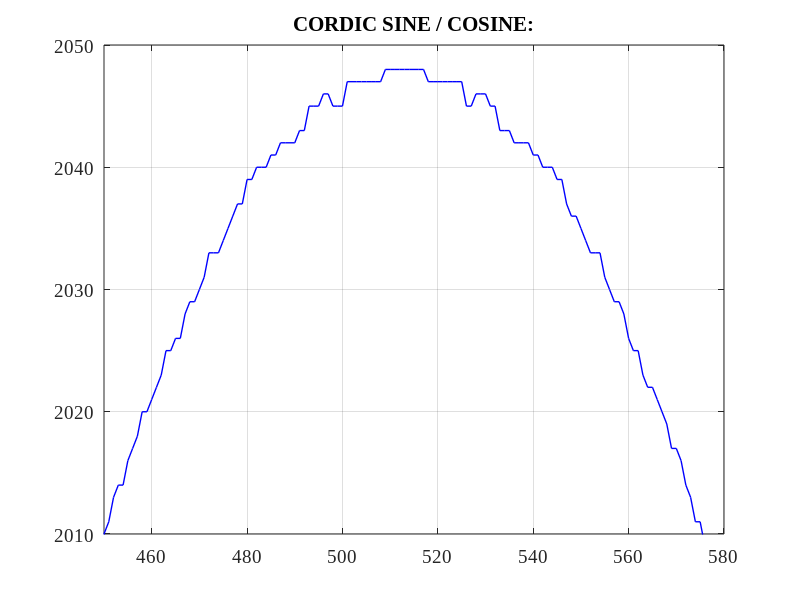

Here is the MATLAB script that generated this plot:
%% -------------------------------------------------------------------------- %%
%
% Title       : cordic_main.m
% Author      : Alexander Kapitanov	
% Company     : Insys
% E-mail      : sallador@bk.ru 
% Version     : 1.0	 
%
set(0, 'DefaultAxesFontSize', 14, 'DefaultAxesFontName', 'Times New Roman');
set(0, 'DefaultTextFontSize', 14, 'DefaultTextFontName', 'Times New Roman'); 

clear all;
close all;

% Set: Phase vector size (phase - is a bit-vector)
NPHI = 11;
% Set: Gain of signal (output width in HDL)
NOUT = 12;
%GAIN = 2^(NOUT-1)/1.6467;
GAIN = 2^(NOUT-1)/1.6467;



% ---- Calculate angles and create Look up table for ATAN -------------------- %
Angle(:,1) = round( atan(2.^(-(0:NOUT))) .* (2^(NOUT)/pi ) );
Angle(length(Angle),1) = 0;

Angle_Int = int32(Angle);
Angle_Hex = dec2hex(Angle_Int);

Magn = prod(sqrt(1+2.^(-2*(0:(NOUT)))));
% ---- Calculate quadrant from input phase ----------------------------------- %
function quad_out = find_quad(Phase, PHI, NDAT)
  z_ret = 0; r_ret = 0;
  
  if ((Phase > 0) && (Phase < 2^(PHI-1)/2)) % MSBs: "00" in HDL 
    z_ret = Phase;
  elseif ((Phase > 2^(PHI-1)/2-1) && (Phase < 2^(PHI-1))) % MSBs: "01" in HDL
    z_ret = Phase - 2^(PHI-1);
    r_ret = 1;
  elseif ((Phase > -2^(PHI-1)-1) && (Phase < -2^(PHI-1)/2)) % MSBs: "11" in HDL 
    z_ret = Phase + 2^(PHI-1);
    r_ret = 1;
  else % MSBs: "10" in HDL 
    z_ret = Phase;
  endif
  z_ret = round(z_ret * 2^(NDAT-PHI+1));
  quad_out(1,1) = int32(z_ret);
  quad_out(1,2) = int32(r_ret);
end

% ---- Calculate sin / cos values -------------------------------------------- %
function harmonic_out = find_wave(Data, Rot, LutAtan, Len, Phi)
%  sig_ret = double(Data);
  sig_ret = Data;
  cos_ret = 2^(Len-1);
  sin_ret = 0;
  
  for ii = 0:Len
    if (sig_ret < 0)
      sig_ret = sig_ret + LutAtan(ii+1);
      cos_new = cos_ret + round(sin_ret * 2^(-ii));
      sin_new = sin_ret - round(cos_ret * 2^(-ii));
%      sig_ret = sig_ret + 2^(Phi-3) * atan(2^-ii) / pi;      
    else
      sig_ret = sig_ret - LutAtan(ii+1);
      cos_new = cos_ret - round(sin_ret * 2^(-ii));
      sin_new = sin_ret + round(cos_ret * 2^(-ii)); 
%      sig_ret = sig_ret - 2^(Phi-3) * atan(2^-ii) / pi;     
    endif
    cos_ret = cos_new;
    sin_ret = sin_new;
  endfor
  
  if (Rot == 1)
		cos_ret = -cos_ret;
		sin_ret = -sin_ret;  
  end
  
  
  harmonic_out(1,1) = round(cos_ret / 1.6467);
  harmonic_out(1,2) = round(sin_ret / 1.6467);
end

% ---- Create phase vector and calculate sin / cos --------------------------- % 

phi_ii = -2^(NPHI-1) : 1 : 2^(NPHI-1)-1;
phi_1 = -2^(NPHI-1) : 1 : -1;
phi_2 = 0 : 1 : 2^(NPHI-1)-1;

phi_ii = [phi_2 phi_1];

for ii = 1:length(phi_ii)
  phi_out(ii,:) = find_quad(phi_ii(1,ii), NPHI, NOUT);
  sig_out(ii,:) = find_wave(phi_out(ii,1), phi_out(ii,2), Angle, NOUT, NPHI);
endfor

%PhX = phi_out(:,1);
%PhY = phi_out(:,2);
PhZ = phi_out(:,1);
ReSig = sig_out(:,1);
ImSig = sig_out(:,2);

max(abs(ReSig))



% ---- Calculate spectrum for CORDIC sine / cosine --------------------------- % 
%Spec_Re = fft(ReSig, 2^(NPHI)); 
%Spec_Im = fft(ImSig, 2^(NPHI)); 
Spec_Re = fft(ReSig + 0.1 * randn(size(ReSig)), length(phi_ii)); 
Spec_Im = fft(ImSig + 0.1 * randn(size(ImSig)), length(phi_ii));
Spec_Re = Spec_Re .* conj(Spec_Re);
Spec_Im = Spec_Im .* conj(Spec_Im);

Spec_Re = fftshift(Spec_Re); 
Spec_Im = fftshift(Spec_Im);

Sabs_Re = Spec_Re / max(Spec_Re);
Sabs_Im = Spec_Im / max(Spec_Im);

Slog_Re = 10*log10(Sabs_Re);
Slog_Im = 10*log10(Sabs_Im);


% ---- Calculate ideal values of sine / cosine ------------------------------- % 
Id_sin(:,1) = round(2^(NOUT-1) * sin( ( 0: 2^NPHI-1 ) .* 2*pi/(2^NPHI)));
Id_cos(:,1) = round(2^(NOUT-1) * cos( ( 0: 2^NPHI-1 ) .* 2*pi/(2^NPHI)));

Id_sin(:,1) = Id_sin + 1 * randn(size(Id_sin));
Id_cos(:,1) = Id_cos + 1 * randn(size(Id_cos));

%Win = kaiser(length(Id_sin), 19); 
%Dat_X = filter2(Win, Id_sin);
%Dat_Y = filter2(Win, Id_cos);

Spec_Re = fft(Id_cos, length(phi_ii)); 
Spec_Im = fft(Id_sin, length(phi_ii));
Spec_Re = Spec_Re .* conj(Spec_Re);
Spec_Im = Spec_Im .* conj(Spec_Im);

Spec_Re = fftshift(Spec_Re); 
Spec_Im = fftshift(Spec_Im);

Sabs_Re = Spec_Re / max(Spec_Re);
Sabs_Im = Spec_Im / max(Spec_Im);

Sidl_Re = 10*log10(Sabs_Re);
Sidl_Im = 10*log10(Sabs_Im);

% ---- Plot figures ---------------------------------------------------------- % 
figure(1) % Plot loaded data in Freq Domain
  subplot(1,1,1)
  plot(ReSig, '-', 'LineWidth', 1, 'Color',[1 0 0])
  grid on; hold on; axis ([450, 580, 2010, 2050]); 
  plot(ImSig, '-', 'LineWidth', 1, 'Color',[0 0 1])
  grid on; hold on; axis ([450, 580, 2010, 2050]); 
  title(['CORDIC SINE / COSINE:'])

%  subplot(3,1,2)
%  plot(Sabs_Re, '-', 'LineWidth', 1, 'Color',[1 0 0])
%  grid on; hold on; axis tight; 
%  plot(Sabs_Im, '-', 'LineWidth', 1, 'Color',[0 0 1])
%  grid on; hold on; axis tight;   
  
%  subplot(4,1,2)
%  plot(Slog_Re, '-', 'LineWidth', 1, 'Color',[1 0 0])
%  grid on; hold on; axis ([0, length(Slog_Re), -120, 0]); 
%  plot(Slog_Im, '-', 'LineWidth', 1, 'Color',[0 0 1])
%  grid on; hold on; axis ([0, length(Slog_Re), -120, 0]); 
%  title(['CORDIC SPECTRUM:'])
%  
%  subplot(4,1,3)
%  plot(Sidl_Re, '-', 'LineWidth', 1, 'Color',[1 0 0])
%  grid on; hold on; axis ([0, length(Sidl_Re), -120, 0]); 
%  plot(Sidl_Im, '-', 'LineWidth', 1, 'Color',[0 0 1])
%  grid on; hold on; axis ([0, length(Sidl_Re), -120, 0]); 
%  title(['IDEAL SPECTRUM:'])   
%  
%  subplot(4,1,4)
%  plot(ReSig-Id_cos, '-', 'LineWidth', 1, 'Color',[1 0 0])
%  grid on; hold on; axis tight; 
%  plot(ImSig-Id_sin, '-', 'LineWidth', 1, 'Color',[0 0 1])
%  grid on; hold on; axis tight; 
%  title(['DIFF - MODEL & THEORY:'])
    
  
%% -------------------------------- EOF ------------------------------------- %% 
